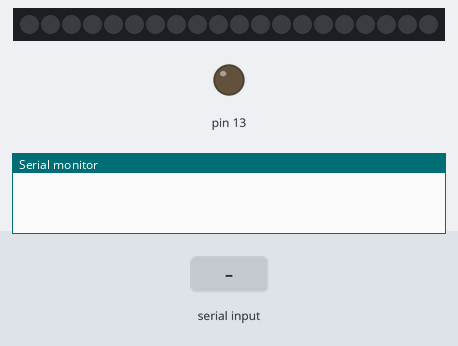
This sketch was run on a simulated Arduino Uno, built with avr-gcc and run on an emulated ATmega328P. On the bench: 20 RGB LEDs in strip order, left to right, output pins drawn as LEDs (lit = HIGH), the last lines printed to the serial monitor. The test bench sets the inputs (shaded band). Dim RGB values are drawn brighter than linear.

Above: at 1.2 s.
1.3 s: "90,45\n" received over Serial
At 2.5 s:
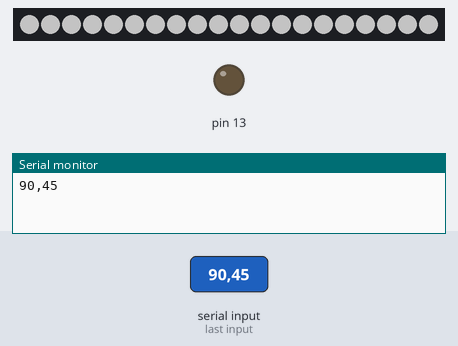
2.8 s: "5\n" received over Serial
Timing chart, 0 to 5.8 s (numbered marks = the images above; inputs shaded):
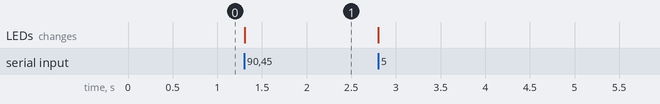

Measured:
- after the input at 1.3 s, the LEDs: change at once (image 1)

The sketch:

cslight_arduino.ino
```cpp
#include <Adafruit_NeoPixel.h>


#define PIN 11
#define NUMBER_OF_LEDS 20
#define MODE_HEADER 0
#define MODE_HOLD   1
#define MODE_DATA   2

char recvChar;
String recvString;

uint8_t         // values for current color
  current_red,
  current_green,
  current_blue;

Adafruit_NeoPixel strip = Adafruit_NeoPixel(NUMBER_OF_LEDS, PIN, NEO_GRB + NEO_KHZ800);


void setup() {
        Serial.begin(57600);     // opens serial port
        pinMode(13, OUTPUT);

        strip.begin();

        strip.show(); // Initialize all pixels to 'off'
}


void loop() {

    String recvString = "";               // clear string for next reading
    recvChar = 0;

    // Eingabe vorhanden?
    if (Serial.available() > 0) {
        while ((Serial.available() > 0) && (recvChar != '.'))
        {
          recvChar = Serial.read();     //read every character
          recvString.concat(recvChar);  //and concat to string complete string, until dot found
          delay(1);
        }
        Serial.println(recvString);
        setCurrentColor(recvString);
        refreshStrip(0);
       Serial.flush();
      }

}

void setCurrentColor(String colorstring) {           // seperate the rescieved string by dashes end set global current-colors
  uint8_t p_red=0, p_green = 0, p_blue = 0;

  p_red = stringToInt((colorstring.substring(0,colorstring.indexOf('-'))));                                     // first value
  p_green = stringToInt((colorstring.substring(colorstring.indexOf('-')+1,colorstring.lastIndexOf('-'))));  // second value
  p_blue = stringToInt((colorstring.substring(colorstring.lastIndexOf('-')+1,colorstring.indexOf('.'))));   // third value

  current_red=p_red;          // set globals
  current_green=p_green;
  current_blue=p_blue;

}


void refreshStrip(uint8_t refreshdelay) {    // send current-colors to LED-Strip

    for (int i = 0; i < NUMBER_OF_LEDS; i++) {
     strip.setPixelColor(i, current_red, current_green, current_blue);
     delay(refreshdelay);
   }
   strip.show();
}

int stringToInt(String string){        // StrToInt-Function
  char char_string[string.length()+1];
  string.toCharArray(char_string, string.length()+1);
    return atoi(char_string);
}
```
